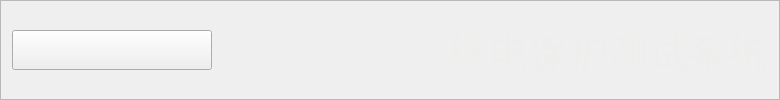
     <widget class="QFrame" name="frame">
      <property name="styleSheet">
       <string notr="true">QFrame#frame{
    background-color: #1f70b6 ; 
    border: none;                  /* No visible border */
}</string>
      </property>
      <property name="frameShape">
       <enum>QFrame::StyledPanel</enum>
      </property>
      <property name="frameShadow">
       <enum>QFrame::Raised</enum>
      </property>
      <layout class="QHBoxLayout" name="horizontalLayout_62">
       <item>
        <widget class="QToolButton" name="toolButton_61">
         <property name="minimumSize">
          <size>
           <width>200</width>
           <height>40</height>
          </size>
         </property>
         <property name="maximumSize">
          <size>
           <width>200</width>
           <height>40</height>
          </size>
         </property>
         <property name="text">
          <string/>
         </property>
         <property name="icon">
          <iconset resource="HKMain.qrc">
           <normaloff>:/icons/icons/logo.png</normaloff>:/icons/icons/logo.png</iconset>
         </property>
         <property name="iconSize">
          <size>
           <width>120</width>
           <height>90</height>
          </size>
         </property>
        </widget>
       </item>
       <item>
        <widget class="QToolButton" name="toolButton_62">
         <property name="minimumSize">
          <size>
           <width>40</width>
           <height>40</height>
          </size>
         </property>
         <property name="maximumSize">
          <size>
           <width>40</width>
           <height>40</height>
          </size>
         </property>
         <property name="styleSheet">
          <string notr="true">QToolButton#toolButton_62 {
    background-color: transparent;
    border: none;
}</string>
         </property>
         <property name="text">
          <string/>
         </property>
         <property name="icon">
          <iconset resource="HKMain.qrc">
           <normaloff>:/icons/icons/batteryHigh.png</normaloff>:/icons/icons/batteryHigh.png</iconset>
         </property>
         <property name="iconSize">
          <size>
           <width>40</width>
           <height>40</height>
          </size>
         </property>
        </widget>
       </item>
       <item>
        <widget class="QToolButton" name="toolButton_63">
         <property name="minimumSize">
          <size>
           <width>40</width>
           <height>40</height>
          </size>
         </property>
         <property name="maximumSize">
          <size>
           <width>40</width>
           <height>40</height>
          </size>
         </property>
         <property name="styleSheet">
          <string notr="true">QToolButton#toolButton_63 {
    background-color: transparent;
    border: none;
}</string>
         </property>
         <property name="text">
          <string/>
         </property>
         <property name="icon">
          <iconset resource="HKMain.qrc">
           <normaloff>:/icons/icons/UsbOn.png</normaloff>:/icons/icons/UsbOn.png</iconset>
         </property>
         <property name="iconSize">
          <size>
           <width>40</width>
           <height>40</height>
          </size>
         </property>
        </widget>
       </item>
       <item>
        <widget class="QToolButton" name="toolButton_64">
         <property name="minimumSize">
          <size>
           <width>40</width>
           <height>40</height>
          </size>
         </property>
         <property name="maximumSize">
          <size>
           <width>40</width>
           <height>40</height>
          </size>
         </property>
         <property name="styleSheet">
          <string notr="true">QToolButton#toolButton_64 {
    background-color: transparent;
    border: none;
}</string>
         </property>
         <property name="text">
          <string/>
         </property>
         <property name="icon">
          <iconset resource="HKMain.qrc">
           <normaloff>:/icons/icons/5GOn.png</normaloff>:/icons/icons/5GOn.png</iconset>
         </property>
         <property name="iconSize">
          <size>
           <width>40</width>
           <height>40</height>
          </size>
         </property>
        </widget>
       </item>
       <item>
        <widget class="QToolButton" name="toolButton_65">
         <property name="minimumSize">
          <size>
           <width>40</width>
           <height>40</height>
          </size>
         </property>
         <property name="maximumSize">
          <size>
           <width>40</width>
           <height>40</height>
          </size>
         </property>
         <property name="styleSheet">
          <string notr="true">QToolButton#toolButton_65 {
    background-color: transparent;
    border: none;
}</string>
         </property>
         <property name="text">
          <string/>
         </property>
         <property name="icon">
          <iconset resource="HKMain.qrc">
           <normaloff>:/icons/icons/WifiOn.png</normaloff>:/icons/icons/WifiOn.png</iconset>
         </property>
         <property name="iconSize">
          <size>
           <width>40</width>
           <height>40</height>
          </size>
         </property>
        </widget>
       </item>
       <item>
        <widget class="QToolButton" name="toolButton_66">
         <property name="minimumSize">
          <size>
           <width>40</width>
           <height>40</height>
          </size>
         </property>
         <property name="maximumSize">
          <size>
           <width>40</width>
           <height>40</height>
          </size>
         </property>
         <property name="styleSheet">
          <string notr="true">QToolButton#toolButton_66 {
    background-color: transparent;
    border: none;
}</string>
         </property>
         <property name="text">
          <string/>
         </property>
         <property name="icon">
          <iconset resource="HKMain.qrc">
           <normaloff>:/icons/icons/bluetoothOn.png</normaloff>:/icons/icons/bluetoothOn.png</iconset>
         </property>
         <property name="iconSize">
          <size>
           <width>40</width>
           <height>40</height>
          </size>
         </property>
        </widget>
       </item>
       <item>
        <widget class="QLabel" name="label_6">
         <property name="minimumSize">
          <size>
           <width>0</width>
           <height>0</height>
          </size>
         </property>
         <property name="maximumSize">
          <size>
           <width>9999</width>
           <height>16777215</height>
          </size>
         </property>
         <property name="palette">
          <palette>
           <active>
            <colorrole role="WindowText">
             <brush brushstyle="SolidPattern">
              <color alpha="255">
               <red>238</red>
               <green>238</green>
               <blue>236</blue>
              </color>
             </brush>
            </colorrole>
           </active>
           <inactive>
            <colorrole role="WindowText">
             <brush brushstyle="SolidPattern">
              <color alpha="255">
               <red>238</red>
               <green>238</green>
               <blue>236</blue>
              </color>
             </brush>
            </colorrole>
           </inactive>
           <disabled>
            <colorrole role="WindowText">
             <brush brushstyle="SolidPattern">
              <color alpha="255">
               <red>190</red>
               <green>190</green>
               <blue>190</blue>
              </color>
             </brush>
            </colorrole>
           </disabled>
          </palette>
         </property>
         <property name="font">
          <font>
           <pointsize>30</pointsize>
          </font>
         </property>
         <property name="text">
          <string>继电保护测试系统</string>
         </property>
         <property name="alignment">
          <set>Qt::AlignCenter</set>
         </property>
        </widget>
       </item>
      </layout>
     </widget>
